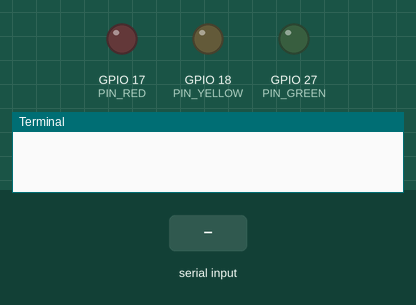
The program below on a simulated Raspberry Pi (BCM pin numbers). On the bench: output pins drawn as LEDs (lit = HIGH), the last lines printed to the terminal. The test bench sets the inputs (shaded band).

Above: at 1.2 s.
1.3 s: "e" typed at the terminal, then Enter
At 1.9 s:
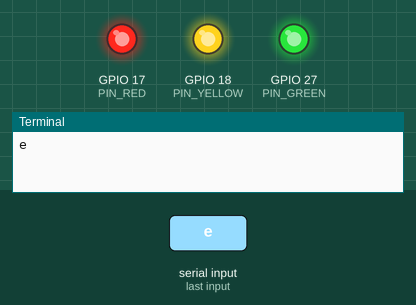
2.8 s: "a" typed at the terminal, then Enter
At 3.1 s:
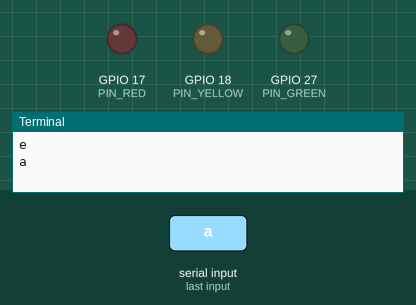
Timing chart, 0 to 5.8 s (numbered marks = the images above; inputs shaded):
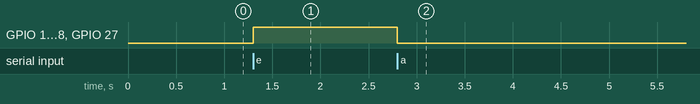

The program:

toggle_lights_keyboard_input.py
```python
import RPi.GPIO as GPIO

PIN_RED = 17
PIN_YELLOW = 18
PIN_GREEN = 27

GPIO.setmode(GPIO.BCM)
GPIO.setup(PIN_RED, GPIO.OUT)
GPIO.setup(PIN_YELLOW, GPIO.OUT)
GPIO.setup(PIN_GREEN, GPIO.OUT)
GPIO.setwarnings(False)

while True:
    input_keyboard = input()
    if input_keyboard == "e":
        GPIO.output(PIN_RED, True)
        GPIO.output(PIN_YELLOW, True)
        GPIO.output(PIN_GREEN, True)
    if input_keyboard == "a":
        GPIO.output(PIN_RED, False)
        GPIO.output(PIN_YELLOW, False)
        GPIO.output(PIN_GREEN, False)
```

Measured:
- after the input at 1.3 s, GPIO 17 (PIN_RED), GPIO 18 (PIN_YELLOW), GPIO 27 (PIN_GREEN): LOW → HIGH at once
- after the input at 2.8 s, GPIO 17 (PIN_RED), GPIO 18 (PIN_YELLOW), GPIO 27 (PIN_GREEN): HIGH → LOW at once
